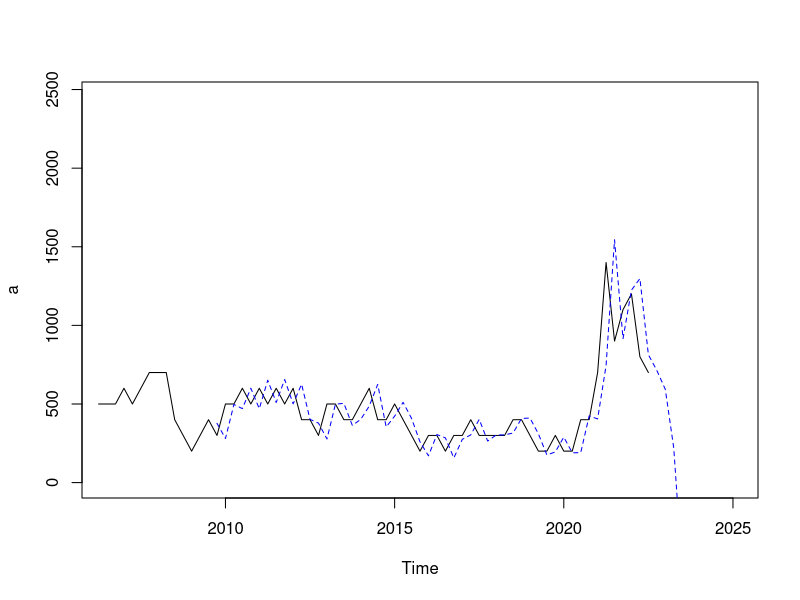
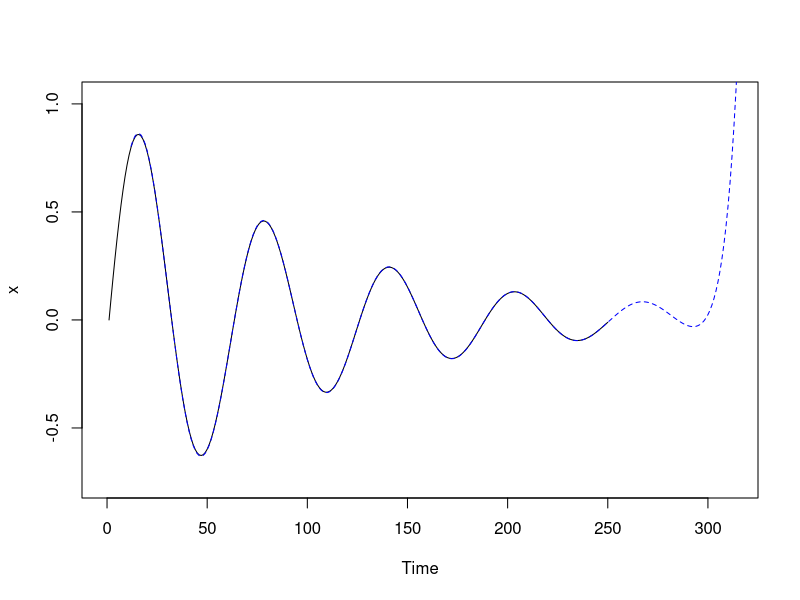

The R source for these figures, in order:
## ---- chunk 1
library("xts")
library("pracma")

setwd("D:/Work/Projects/bc2407-linkedin/Industry Forecast")

industry.df <- read.csv("Dataset/industry_demand_child_q.csv")
## ---- chunk 2
cols <- colnames(within(industry.df, rm('Time')))
industry.ts <- ts(industry.df, frequency=4, start=c(2006,2))
## ---- chunk 3
TaylorApproximation <- function(v0, derivatives, lookAheadPeriod, stepSize){
  out <- rep(v0, lookAheadPeriod)
  for (lookAhead in 1:lookAheadPeriod){
    count <- 1
    for (derivative in derivatives){
      out[lookAhead] <- out[lookAhead] + (derivative/factorial(count))*((lookAhead*stepSize)^count)
      count <- count + 1
    }
  }
  
  return (out)
}
## ---- chunk 4
TaylorExpansionModelAvg <- function(x, lag, degree, freq, forecastPeriod, stepSize){
  offset <- lag + degree
  inSample <- rep(0, length(x) - offset + forecastPeriod)
  inSample <- ts(inSample, frequency=freq, start=time(x)[offset + 1])
  derivatives <- rep(0, degree)
  
  x_diff <- list()
  
  for (deg in 1:degree){
    x_diff[[deg]] <- diff(x, difference=deg)
  }
  
  for (i in 1:(length(x)-offset)){
    for (j in 1:degree){
      derivatives[j] <- mean(x_diff[[j]][(i+(degree-j)):(i+(degree-j)+lag-1)])/stepSize^j
    }
    
    
    if (i == (length(x)-offset)){
      print(derivatives)
      inSample[i] <- TaylorApproximation(x[i+offset-1], derivatives, 1, stepSize)
      inSample[(i+1):(i+forecastPeriod)] <- TaylorApproximation(x[i+offset], derivatives, forecastPeriod, stepSize)
      print(TaylorApproximation(x[i+offset], derivatives, forecastPeriod, stepSize))
    }
    else{
      inSample[i] <- TaylorApproximation(x[i+offset-1], derivatives, 1, stepSize)
    }
  }
  
  return (inSample)
}
## ---- chunk 5
x = linspace(0, 20, 20)
x = x^2
x = ts(x, freq=1, start=1)
diff(x, differences = 2)

## ---- chunk 6
x = linspace(0, 2.5, 250)
x = exp(-x)*sin(10*x)
x = ts(x, freq=1, start=1)

a = industry.ts[,3]

pred = TaylorExpansionModelAvg(a, lag=10, degree=4, freq=4, forecastPeriod=8, stepSize=0.25)

plot(a, ylim=c(0, max(a)*1.75), xlim=c(2006.5, 2025))
lines(pred, lty=2, col='blue')

pred = TaylorExpansionModelAvg(x, lag=1, degree=10, freq=1, forecastPeriod=100, stepSize=(2.5/250))

plot(x, ylim=c(-abs(min(x)*1.2), max(x)*1.2), xlim=c(0, length(x)*1.25))
lines(pred, lty=2, col='blue')
